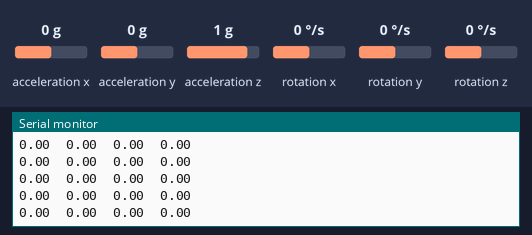
Simulated run of this sketch. Board: Arduino Uno, built with avr-gcc and run on an emulated ATmega328P. On the bench: the last lines printed to the serial monitor. The inputs (shaded band) are chosen by the test bench; at power-on: acceleration x 0 g, acceleration y 0 g, acceleration z 1 g, rotation x 0 °/s, rotation y 0 °/s, rotation z 0 °/s.

Above: at 1.2 s.
1.3 s: acceleration x set to -1.4 g
At 2.3 s:
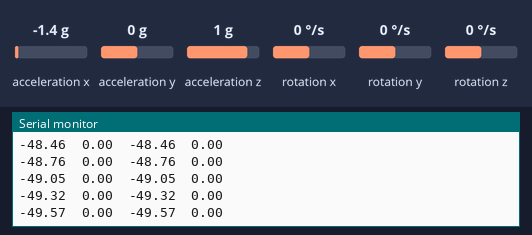
2.8 s: acceleration x set to 0.8 g
At 3.5 s:
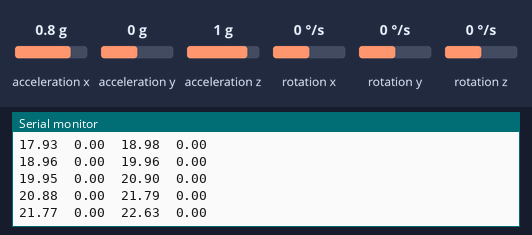
5.8 s: acceleration y set to -1.4 g
At 6.9 s:
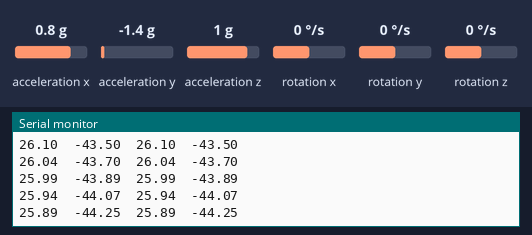
7.3 s: acceleration z set to -1.4 g
At 8.4 s:
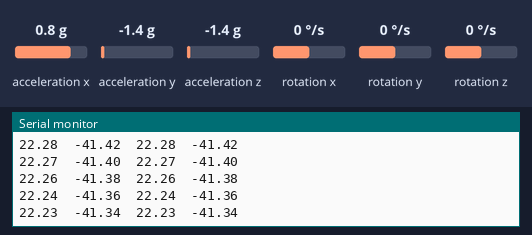
8.8 s: rotation x set to -192 °/s
At 9.3 s:
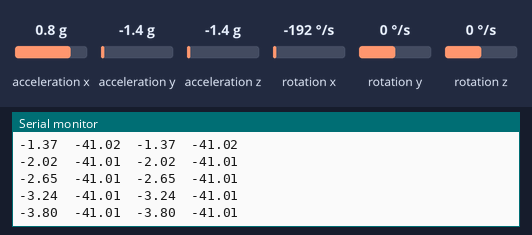
10.3 s: rotation y set to 192 °/s
At 11.2 s:
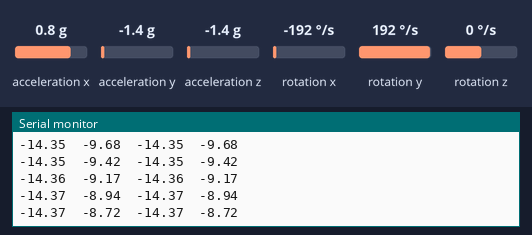
Timing chart, 0 to 13.3 s (numbered marks = the images above; inputs shaded):
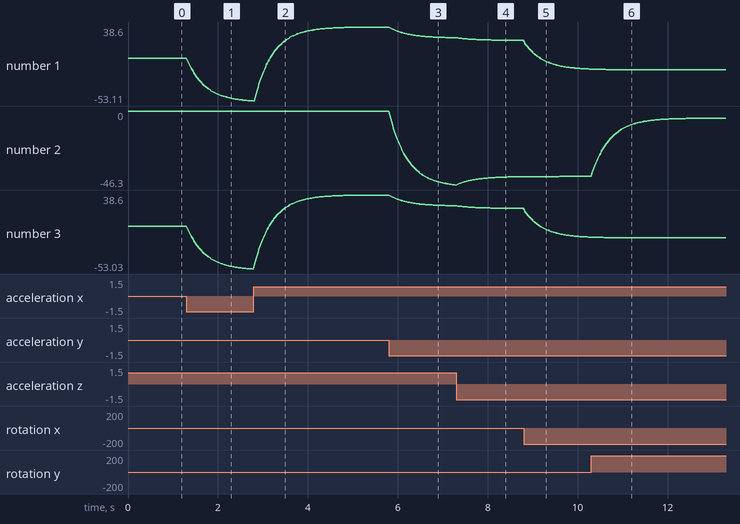

Measured:
- after the input at 1.3 s, the serial monitor: prints a new line at once (image 1)
- plotted number 1: 0 → -53.03 after the input at 1.3 s
- plotted number 3: 0 → -53.03 after the input at 1.3 s

The sketch:

mpu_6500.ino
```cpp
#include <Wire.h>
#include <math.h>
#include <MPU6050.h>

MPU6050 IMU_A(0x68);
MPU6050 IMU_B(0x69);

const float alpha = 0.95;  //fusion factor
const float dt = 0.01;     // interval time (10ms)

//angle variables
float pitch_A = 0, roll_A = 0;
float pitch_B = 0, roll_B = 0;

// acelerometer variables
int16_t ax_A, ay_A, az_A;
int16_t ax_B, ay_B, az_B;
float axS_A, ayS_A, azS_A;
float axS_B, ayS_B, azS_B;

//gyroscope variables
int16_t gx_A, gy_A, gz_A;
int16_t gx_B, gy_B, gz_B;
float gxS_A, gyS_A, gzS_A;
float gxS_B, gyS_B, gzS_B;

void setup() {
  Serial.begin(115200);
  Wire.begin();        // Initialize I2C communication
  IMU_A.initialize();  // Initialize IMU_A
  IMU_B.initialize();  // Initialize IMU_B

  if (IMU_A.testConnection()) {
    Serial.println("Connection with IMU_A OK");
  } else {
    Serial.println("Connection with IMU_A ERROR");
    // while(true);
  }
  Serial.print(IMU_B.testConnection());
  if (IMU_B.testConnection()) {
    Serial.println("Connection with IMU_B OK");
  } else {
    Serial.println("Connection with IMU_B ERROR");
    //while (true);
  }
}

void loop() {

  // Lê os valores de aceleração e giroscópio
  IMU_A.getMotion6(&ax_A, &ay_A, &az_A, &gx_A, &gy_A, &gz_A);
  IMU_B.getMotion6(&ax_B, &ay_B, &az_B, &gx_B, &gy_B, &gz_B);

  //correct scale from accelerometer and gyroscope
  sensy_raw_data(ax_A, ay_A, az_A, gx_A, gy_A, gz_A, &axS_A, &ayS_A, &azS_A, &gxS_A, &gyS_A, &gzS_A);
  sensy_raw_data(ax_B, ay_B, az_B, gx_B, gy_B, gz_B, &axS_B, &ayS_B, &azS_B, &gxS_B, &gyS_B, &gzS_B);

  //calculate angle
  computeAccelAngles(axS_A, ayS_A, azS_A, gxS_A, gyS_A, gzS_A, &pitch_A, &roll_A);
  computeAccelAngles(axS_B, ayS_B, azS_B, gxS_B, gyS_B, gzS_B, &pitch_B, &roll_B);

  Serial.print(pitch_A);
  Serial.print("\t");
  Serial.print(roll_A);
  Serial.print("\t");
  Serial.print(pitch_B);
  Serial.print("\t");
  Serial.println(roll_B);

  delay(10);  // Espera um segundo entre leituras
}

// calculate angle values by accelerometer data
void computeAccelAngles(float ax, float ay, float az, float gx, float gy, float gz, float* pitch, float* roll) {
  float pitchAcc, rollAcc;

  //Calculate angle by accelerometer data
  pitchAcc = atan2f(ax, sqrtf(ay * ay + az * az)) * 180 / M_PI;
  rollAcc = atan2f(ay, sqrtf(ax * ax + az * az)) * 180 / M_PI;

  // integration of gyroscope data
  *pitch += gx * dt * 180 / M_PI;
  *roll += gy * dt * 180 / M_PI;

  //filter
  *pitch = *pitch * alpha + pitchAcc * (1 - alpha);
  *roll = *roll * alpha + rollAcc * (1 - alpha);

}

void sensy_raw_data(float ax, float ay, float az, float gx, float gy, float gz, float *axS, float *ayS, float *azS, float *gxS, float *gyS, float *gzS) {
  // Convert int16 to float and apply scale
  *axS = ax / 16384.0;  // Sensibility of accelerometer +-2g (16384 LSB/g)
  *ayS = ay / 16384.0;
  *azS = az / 16384.0;
  *gxS = gx / 131.0;  // Sensibility of gyroscope +-250 deg/s (131 LSB/(deg/s))
  *gyS = gy / 131.0;
  *gzS = gz / 131.0;

  //Convert gyro of degrees to rad/s
  *gxS *= (M_PI / 180.0);
  *gyS *= (M_PI / 180.0);
  *gzS *= (M_PI / 180.0);
}
```
